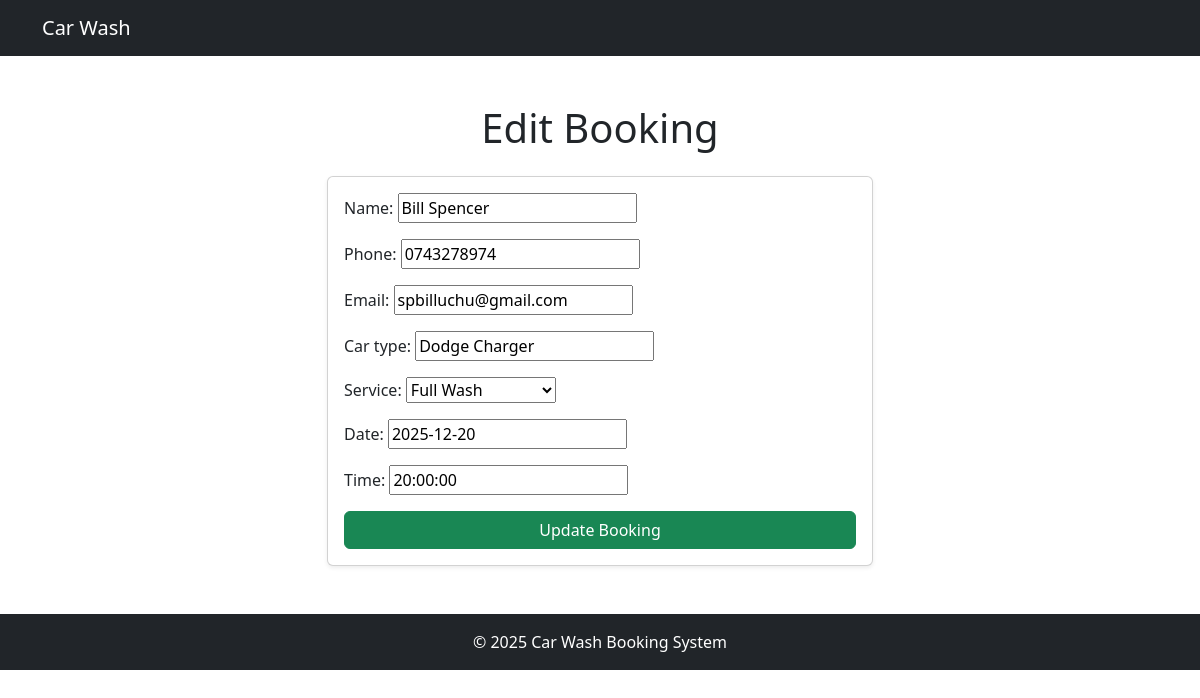
The page /edit/11/ (signed in) on the database its author committed.
### bookings/models.py (models this page shows, shortened)
class Booking(models.Model):
    SERVICE_CHOICES = [
        ('Basic Wash', 'Basic Wash'),
        ('Full Wash', 'Full Wash'),
        ('Interior Cleaning', 'Interior Cleaning'),
        ('Engine Wash', 'Engine Wash'),
    ]
    user = models.ForeignKey(User , on_delete=models.CASCADE)
    name = models.CharField(max_length=100)
    phone = models.CharField(max_length=20)
    email = models.EmailField(null=True, blank=True)
    car_type = models.CharField(max_length=50)
    service = models.CharField(max_length=50, choices=SERVICE_CHOICES)
    date = models.DateField()
    time = models.TimeField()
    status = models.CharField(max_length=20, default='Pending')
    created_at = models.DateTimeField(auto_now_add=True)

### bookings/views.py (the view)
# urls.py: path('edit/<int:booking_id>/', views.edit_booking, name='edit_booking'),
@login_required
def edit_booking(request, booking_id):
    booking = get_object_or_404(Booking, id=booking_id, user=request.user)
    if request.method == "POST":
        form = BookingForm(request.POST, instance=booking)
        if form.is_valid():
            form.save()
            return redirect('view_bookings')
    else:
        form = BookingForm(instance=booking)
    return render(request, 'edit_booking.html', {"form": form})

### bookings/forms.py
class BookingForm(forms.ModelForm):
    class Meta:
        model = Booking
        fields = ['name', 'phone', 'email', 'car_type', 'service', 'date', 'time']
        exclude = ['user']

### bookings/templates/edit_booking.html (shortened to what this page needs)
<!DOCTYPE html>
<html lang="en">
<head>
    <link href="https://cdn.jsdelivr.net/npm/bootstrap@5.3.2/dist/css/bootstrap.min.css" rel="stylesheet">
</head>
<body>
<nav class="navbar navbar-expand-lg navbar-dark bg-dark">
  <div class="container">
    <a class="navbar-brand" href="/">Car Wash</a>
  </div>
</nav>
<div class="container py-5">
    <h1 class="text-center mb-4">Edit Booking</h1>
    <div class="row justify-content-center">
        <div class="col-md-6">
            <div class="card shadow-sm p-3">
                <form method="POST">
                    {{ form.as_p }}
                    <button type="submit" class="btn btn-success w-100">Update Booking</button>
                </form>
            </div>
        </div>
    </div>
</div>
<footer class="bg-dark text-white text-center py-3">
    © 2025 Car Wash Booking System
</footer>
</body>
</html>

### rows shown on the page
Booking: name "Bill Spencer", phone "0743278974", email "spbilluchu@gmail.com", car_type "Dodge Charger", service "Full Wash", date "2025-12-20", time "20:00:00"
